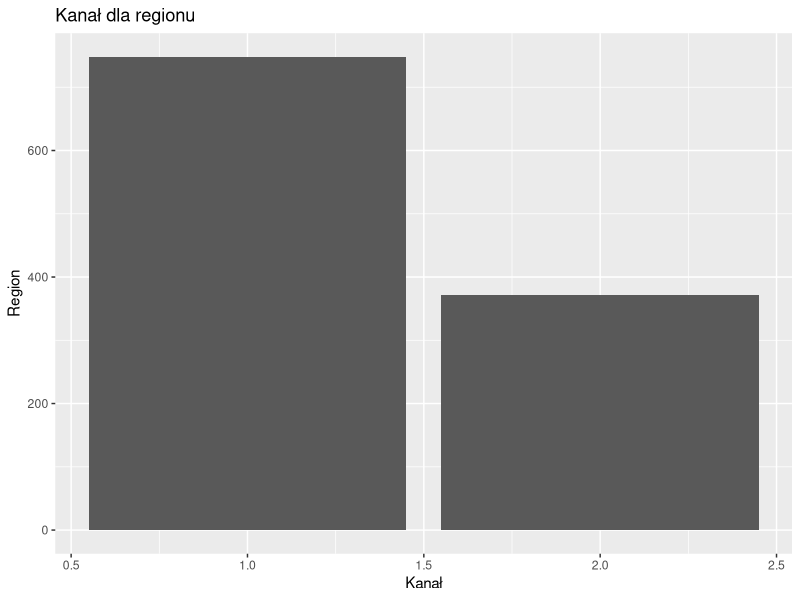
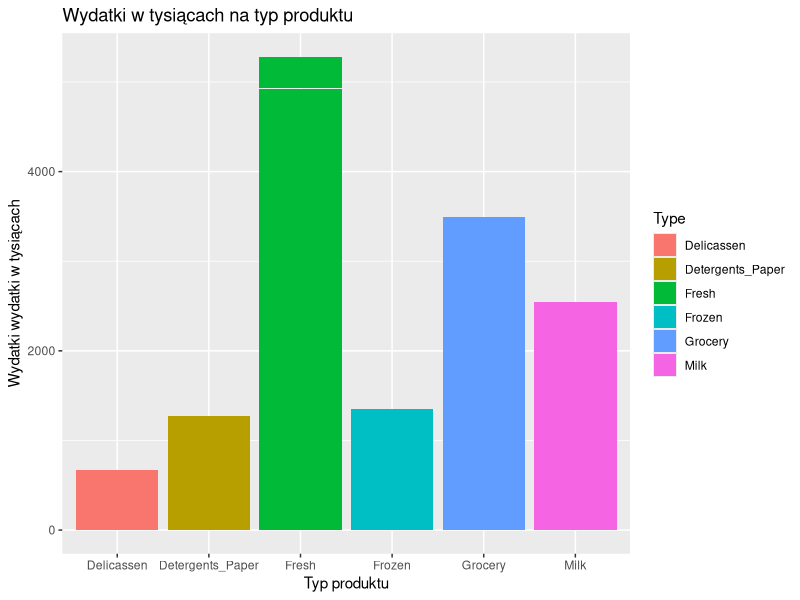
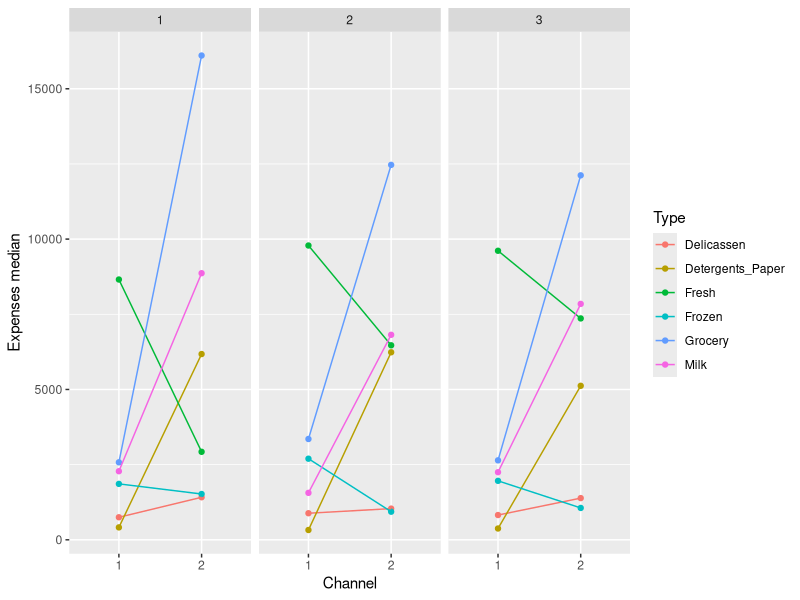
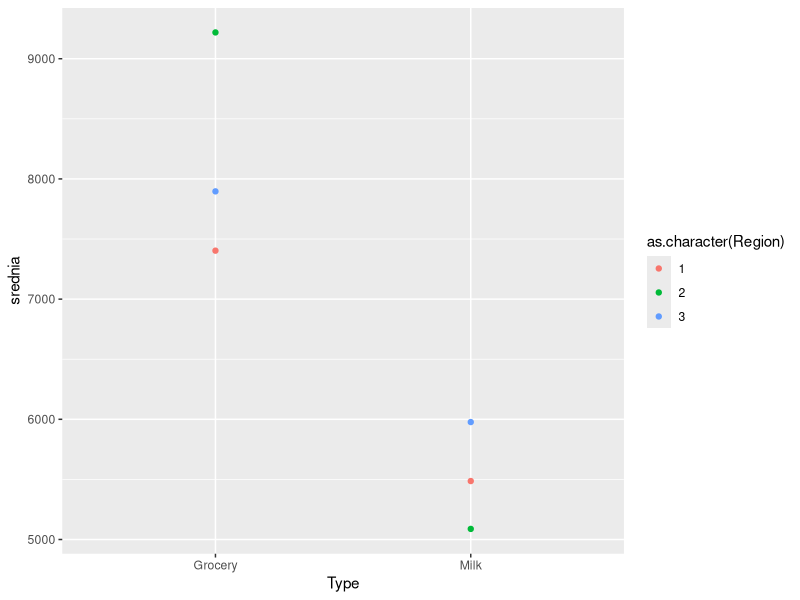
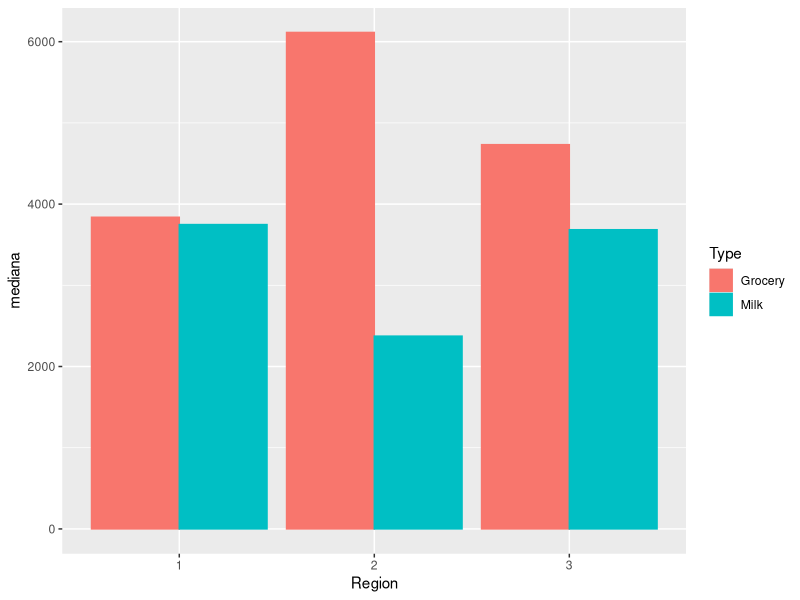
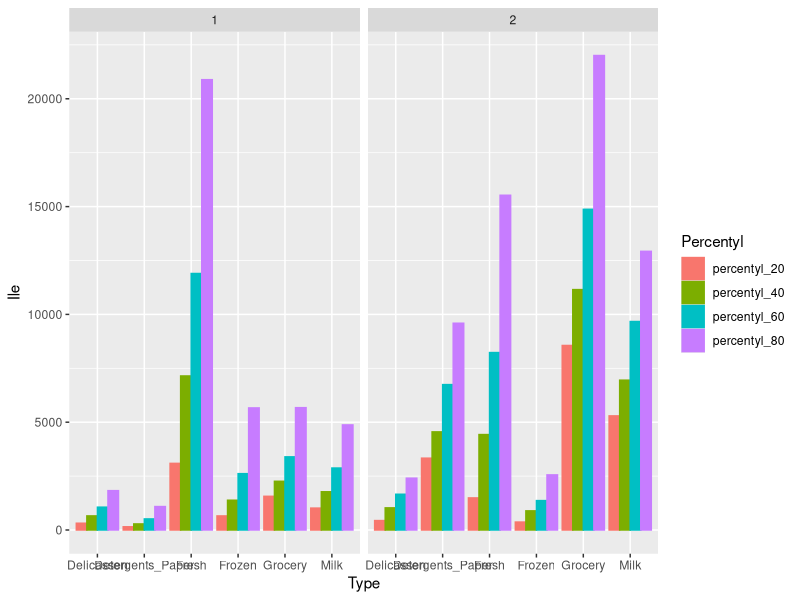
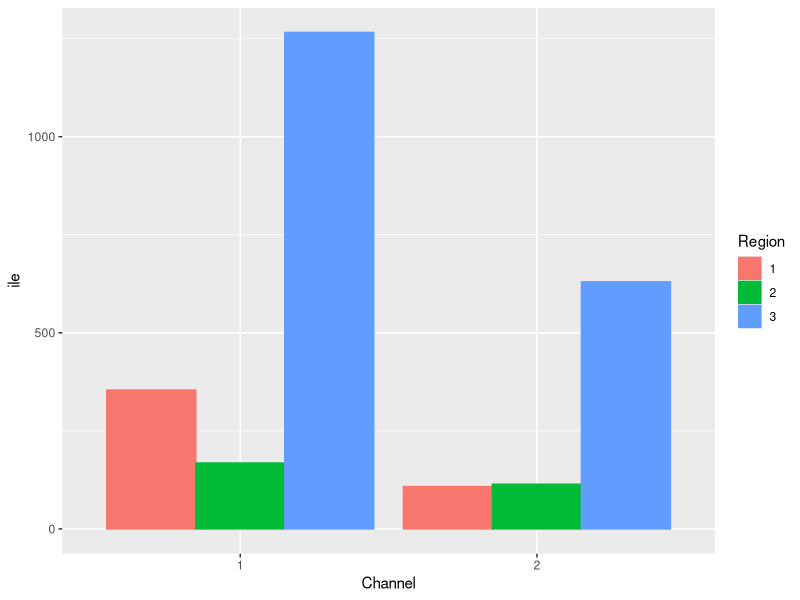
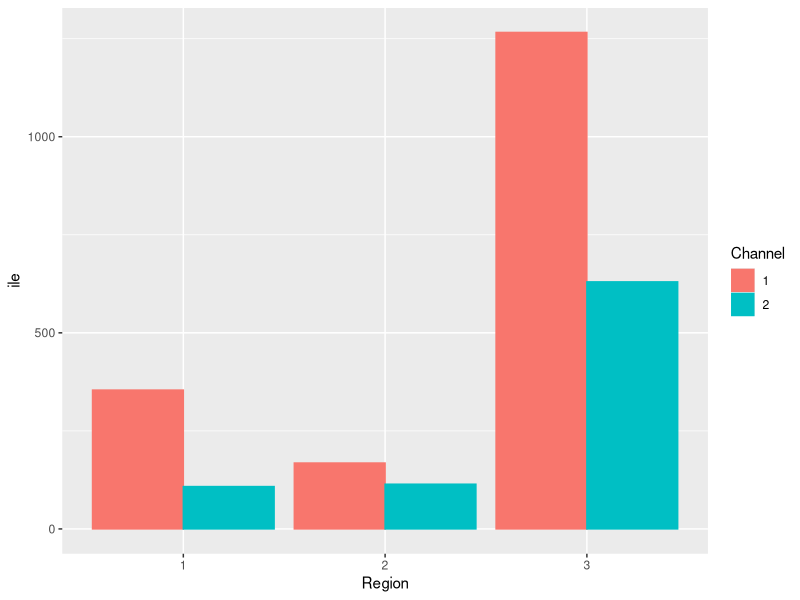

Write the R code that produced these figures, in order.
# Dodanie do zadania 5_1 wykresów

library(tidyverse)
library(e1071)
library(ggplot2)

###############################################################################

#dane - dane są wypisane po przecinku, występuje nagłówek

WholesaleCustomers <- read.table("Zadania/Dane/WholesaleCustomers.txt",header = TRUE,sep ="," )

#WYKRES
  ggplot(WholesaleCustomers, aes(x = Channel, y = Region)) +
    geom_col() +
    labs(x = "Kanał", y = "Region", title = "Kanał dla regionu")

###############################################################################

#przekształcanie na tidy - oryginalnie są wartości jako wydatki dla każdego produktu osobno
# w tidy są wydatki jako jedna kolumna a typy produktów są w rzędach

WholesaleCustomers_tidy <-  pivot_longer(WholesaleCustomers,
                                         cols = c(Fresh, Milk, Grocery, Frozen, Detergents_Paper, Delicassen), 
                                         names_to = "Type", values_to = "Expenses")
head(WholesaleCustomers)
head(WholesaleCustomers_tidy)

#WYKRES
  ggplot(WholesaleCustomers_tidy, aes(x = Type, y = Expenses/1000, fill = Type)) +
    geom_col() +
    labs(x = "Typ produktu", y = "Wydatki wydatki w tysiącach", title = "Wydatki w tysiącach na typ produktu") 
    

###############################################################################

#mediana rocznych wydatków dla wszytskich produktów ze względu na kanał i region
# 2 opcje jedna z każdym produktem osobno druga dla wszytskich łącznie

WholesaleCustomers %>%
  group_by(Channel, Region) %>% #ze względu na kanał i region
  summarise(median_Fresh = median(Fresh),
            median_Milk = median(Milk),
            median_Grocery = median(Grocery),
            median_Frozen = median(Frozen),
            median_Detergents_Paper = median(Detergents_Paper),
            median_Delicassen = median(Delicassen))

# z danymi tidy

#mediana ze względu na kanał
WholesaleCustomers_tidy %>% group_by(Channel) %>% summarise(mediana = median(Expenses))

# mediana ze względu na kabnał i region 
WholesaleCustomers_tidy %>% group_by(Channel,Region) %>% summarise(mediana = median(Expenses))

# mediana ze względu na kanał i region dla produktów - z polecenia 
WholesaleCustomers_tidy %>% group_by(Channel,Region, Type) %>% summarise(mediana = median(Expenses))

#WYKRES
  wykres <- WholesaleCustomers_tidy %>% 
    group_by(Channel, Region, Type) %>% 
    summarise(Expenses_median = median(Expenses))
  
  ggplot(wykres, aes(x = as.character(Channel), y = Expenses_median, colour = Type, group = Type)) +
    geom_point() + geom_line() + facet_wrap(~ Region, nrow = 1) +
    labs(x = "Channel", y = "Expenses median")

###############################################################################

#wartości statystyk opisowych, pozwalające powiedzieć cos o rozkładzie wydatków 
# na mleczne i spożywcze. wykonaj obliczenia dla regionu

WholesaleCustomers %>% group_by(Region) %>%
  summarise(
    Srednia_Milk = mean(Milk),
    Srednia_Grocery = mean(Grocery),
    Mediana_Milk = median(Milk),
    Mediana_Grocery = median(Grocery),
    Wariancja_Milk = var(Milk),
    Wariancja_Grocery = var(Grocery),
    Odchylenie_Milk = sd(Milk),
    Odchylenie_Grocery = sd(Grocery),
    Rozstep_Milk = IQR(Milk),
    Rozstep_Grocery = IQR(Grocery),
    Skosnosc_Milk = skewness(Milk, type = 2),
    Skosnosc_Grocery = skewness(Grocery, type = 2),
    Kurtoza_Milk = kurtosis(Milk, type = 2),
    Kurtoza_Grocery = kurtosis(Grocery, type = 2))

# z danymi tidy - 2 metoda robienia  

WholesaleCustomers_tidy %>% filter(Type == "Milk" | Type == "Grocery") %>% 
  group_by(Type, Region) %>% summarise(srednia = mean(Expenses), 
                                       mediana = median(Expenses),
                                       variancja = var(Expenses),
                                       odchylenie = sd(Expenses),
                                       rozstep = IQR(Expenses),
                                       skosnosc = skewness(Expenses, type = 2),
                                       kurtoza = kurtosis(Expenses, type = 2))

# typy kurtozy - 1 - estymator trzeciego momentu,
# 2 - estymator trzeciego moemntu znormalizowanego
# 3 - estymator piątego moemntu znormalizowanego

# wyniki obu przypadków mają te same wartości, różnią się ułożeniem danych w tabeli
# tabela z tidy jest bardziej czytelna

#WYKRES
  wydatek <- WholesaleCustomers_tidy %>%
    filter(Type == "Milk" | Type == "Grocery") %>%
    group_by(Region, Type) %>%
    summarise(srednia = mean(Expenses),
              mediana = median(Expenses))
  
  #1
  ggplot(wydatek, aes(x = Type, y = srednia, colour = as.character(Region))) + 
    geom_point()
  #2
  ggplot(wydatek, aes(x = as.character(Region), y = mediana, colour = Type, fill = Type)) + 
    geom_col(position = "dodge") + labs(x = "Region")

###############################################################################

#Co dwudziesty percentyl wydatków na wszytskie produkty z uwzględnieniem kanały 
#dystrybucji, posortuj aby porównać regoiony

  percentyl <- WholesaleCustomers_tidy %>% group_by(Channel, Type) %>%
  summarise(percentyl_20 = quantile(Expenses, probs=0.2),
            percentyl_40 = quantile(Expenses, probs=0.4),
            percentyl_60 = quantile(Expenses, probs=0.6),
            percentyl_80 = quantile(Expenses, probs=0.8)) %>% 
  arrange(Channel)


# dla tidy bo bez Expenses by trzeba było sumować każdy typ osobno 
# i dopiero potem dla sum osobno obliczyć percentyl 

#WYKRES
  percentyl <- pivot_longer(percentyl, cols = c(percentyl_20, percentyl_40, percentyl_60, percentyl_80),
                        names_to = "Percentyl", values_to = "Ile")
  
  ggplot(percentyl, aes(x = Type, y = Ile, fill = Percentyl, colour = Percentyl)) + 
    geom_col(position = "dodge") + facet_wrap(~ Channel, nrow = 1)

###############################################################################

#Zbuduj tabelę przedstawiającą kanały dystrybucji i region. częstości występowania par w zbiorze
kanaly_dys<- WholesaleCustomers_tidy %>% group_by(Channel, Region) %>% 
  summarise(ile = n()) %>% mutate(proc = ile/sum(ile))

# n() - podaje dla każdej grupy liczbę obserwacji
# częstośc to ilość obserwacji w zbiorze dla każdego kanału i regionu 
# podzielona przez ilość obserwacji ogólnie

#WYKRES
  #1
  ggplot(kanaly_dys, aes(x = as.character(Channel), y = ile, fill = as.character(Region), colour = as.character(Region))) + 
    geom_col(position = "dodge") + labs(x = "Channel", colour = "Region", fill = "Region")
  #2
  ggplot(kanaly_dys, aes(x = as.character(Region), y = ile, fill = as.character(Channel), colour = as.character(Channel))) + 
    geom_col(position = "dodge") + labs(x = "Region", colour = "Channel", fill = "Channel")
  

############################################################################### 

#sprawdzić zależnośc pomiędzy wydatkami na różne produkty - korelacje

corel <- cor(WholesaleCustomers[, c("Fresh", "Milk", "Grocery", "Frozen", "Detergents_Paper", "Delicassen")])

# ciężko było by zrobić na tidy - musiało by być pivot_wider aby wyszło

#WYKRES
  Type <- data.frame(Type_1 = c("Milk", "Grocery", "Frozen", "Detergents_Paper", "Delicassen"))
  korelacja <- data.frame(cor(WholesaleCustomers[-c(WholesaleCustomers$Channel, WholesaleCustomers$Region)]))
  korelacja <- cbind(Type, korelacja)
  rownames(korelacja) <- NULL
  
  korelacja <- pivot_longer(korelacja, cols = c(Milk, Grocery, Frozen, Detergents_Paper, Delicassen),
                        names_to = "Type_2", values_to = "Correlation")

  ggplot(korelacja, aes(x = Type_1, y = Correlation, group = Type_2)) + 
    geom_point() + 
    geom_line() + 
    facet_wrap(~ Type_2, nrow = 5)
  
############################################################################### 
